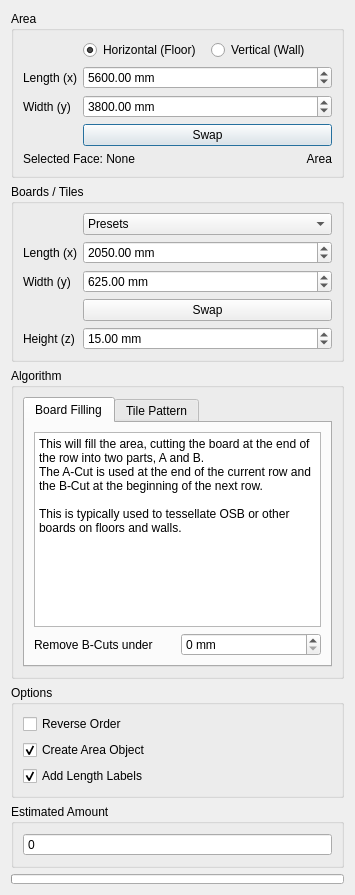
<?xml version="1.0" encoding="UTF-8"?>
<ui version="4.0">
 <class>Dialog</class>
 <widget class="QDialog" name="Dialog">
  <property name="geometry">
   <rect>
    <x>0</x>
    <y>0</y>
    <width>355</width>
    <height>895</height>
   </rect>
  </property>
  <property name="windowTitle">
   <string/>
  </property>
  <layout class="QVBoxLayout" name="verticalLayout_4">
   <item>
    <widget class="QGroupBox" name="groupBox">
     <property name="title">
      <string>Area</string>
     </property>
     <layout class="QVBoxLayout" name="verticalLayout_2">
      <item>
       <layout class="QFormLayout" name="formLayout">
        <item row="0" column="1">
         <layout class="QHBoxLayout" name="horizontalLayout_4">
          <item>
           <widget class="QRadioButton" name="RadioBtHorizontal">
            <property name="layoutDirection">
             <enum>Qt::LayoutDirection::LeftToRight</enum>
            </property>
            <property name="text">
             <string>Horizontal (Floor)</string>
            </property>
            <property name="checked">
             <bool>true</bool>
            </property>
           </widget>
          </item>
          <item>
           <widget class="QRadioButton" name="RadioBtVertical">
            <property name="layoutDirection">
             <enum>Qt::LayoutDirection::LeftToRight</enum>
            </property>
            <property name="text">
             <string>Vertical (Wall)</string>
            </property>
           </widget>
          </item>
         </layout>
        </item>
        <item row="1" column="0">
         <widget class="QLabel" name="areaLengthLabel">
          <property name="text">
           <string>Length (x)</string>
          </property>
         </widget>
        </item>
        <item row="1" column="1">
         <widget class="QDoubleSpinBox" name="AreaLength">
          <property name="toolTip">
           <string/>
          </property>
          <property name="suffix">
           <string> mm</string>
          </property>
          <property name="maximum">
           <double>999999.000000000000000</double>
          </property>
          <property name="value">
           <double>5600.000000000000000</double>
          </property>
         </widget>
        </item>
        <item row="2" column="0">
         <widget class="QLabel" name="AreaWidthLabel">
          <property name="text">
           <string>Width (y)</string>
          </property>
         </widget>
        </item>
        <item row="2" column="1">
         <widget class="QDoubleSpinBox" name="AreaWidth">
          <property name="toolTip">
           <string/>
          </property>
          <property name="suffix">
           <string> mm</string>
          </property>
          <property name="maximum">
           <double>999999.000000000000000</double>
          </property>
          <property name="value">
           <double>3800.000000000000000</double>
          </property>
         </widget>
        </item>
        <item row="3" column="1">
         <widget class="QPushButton" name="SwapAreaValues">
          <property name="toolTip">
           <string>Swapping values rotates the area by 90°</string>
          </property>
          <property name="text">
           <string>Swap</string>
          </property>
         </widget>
        </item>
       </layout>
      </item>
      <item>
       <layout class="QHBoxLayout" name="horizontalLayout_3">
        <item>
         <widget class="QLabel" name="LabelSelectedFace">
          <property name="text">
           <string>Selected Face: None</string>
          </property>
         </widget>
        </item>
        <item>
         <widget class="QLabel" name="LabelArea">
          <property name="text">
           <string>Area</string>
          </property>
          <property name="alignment">
           <set>Qt::AlignmentFlag::AlignRight|Qt::AlignmentFlag::AlignTrailing|Qt::AlignmentFlag::AlignVCenter</set>
          </property>
         </widget>
        </item>
       </layout>
      </item>
     </layout>
    </widget>
   </item>
   <item>
    <widget class="QGroupBox" name="groupBox_2">
     <property name="title">
      <string>Boards / Tiles</string>
     </property>
     <layout class="QVBoxLayout" name="verticalLayout_3">
      <item>
       <layout class="QFormLayout" name="formLayout_2">
        <item row="0" column="1">
         <widget class="QComboBox" name="PresetsComboBox">
          <item>
           <property name="text">
            <string>Presets</string>
           </property>
          </item>
         </widget>
        </item>
        <item row="1" column="0">
         <widget class="QLabel" name="boardLengthLabel">
          <property name="text">
           <string>Length (x)</string>
          </property>
         </widget>
        </item>
        <item row="1" column="1">
         <widget class="QDoubleSpinBox" name="BoardLength">
          <property name="toolTip">
           <string/>
          </property>
          <property name="suffix">
           <string> mm</string>
          </property>
          <property name="maximum">
           <double>999999.000000000000000</double>
          </property>
          <property name="value">
           <double>2050.000000000000000</double>
          </property>
         </widget>
        </item>
        <item row="2" column="0">
         <widget class="QLabel" name="BoardWidthLabel">
          <property name="text">
           <string>Width (y)</string>
          </property>
         </widget>
        </item>
        <item row="2" column="1">
         <widget class="QDoubleSpinBox" name="BoardWidth">
          <property name="toolTip">
           <string/>
          </property>
          <property name="suffix">
           <string> mm</string>
          </property>
          <property name="maximum">
           <double>999999.000000000000000</double>
          </property>
          <property name="value">
           <double>625.000000000000000</double>
          </property>
         </widget>
        </item>
        <item row="3" column="1">
         <widget class="QPushButton" name="SwapBoardValues">
          <property name="toolTip">
           <string>Swapping values rotates the board/tile by 90°</string>
          </property>
          <property name="text">
           <string>Swap</string>
          </property>
         </widget>
        </item>
        <item row="4" column="0">
         <widget class="QLabel" name="BoardHeightLabel">
          <property name="text">
           <string>Height (z)</string>
          </property>
         </widget>
        </item>
        <item row="4" column="1">
         <widget class="QDoubleSpinBox" name="BoardHeight">
          <property name="toolTip">
           <string/>
          </property>
          <property name="suffix">
           <string> mm</string>
          </property>
          <property name="maximum">
           <double>999999.000000000000000</double>
          </property>
          <property name="value">
           <double>15.000000000000000</double>
          </property>
         </widget>
        </item>
       </layout>
      </item>
     </layout>
    </widget>
   </item>
   <item>
    <widget class="QGroupBox" name="groupBox_5">
     <property name="title">
      <string>Algorithm</string>
     </property>
     <layout class="QVBoxLayout" name="verticalLayout_6">
      <item>
       <widget class="QTabWidget" name="TabWidgetAlgorithm">
        <property name="currentIndex">
         <number>0</number>
        </property>
        <property name="elideMode">
         <enum>Qt::TextElideMode::ElideNone</enum>
        </property>
        <property name="documentMode">
         <bool>false</bool>
        </property>
        <widget class="QWidget" name="tab_board_fill">
         <attribute name="title">
          <string>Board Filling</string>
         </attribute>
         <layout class="QVBoxLayout" name="verticalLayout_7">
          <item>
           <widget class="QPlainTextEdit" name="plainTextEdit_3">
            <property name="readOnly">
             <bool>true</bool>
            </property>
            <property name="plainText">
             <string>This will fill the area, cutting the board at the end of the row into two parts, A and B.
The A-Cut is used at the end of the current row and the B-Cut at the beginning of the next row.

This is typically used to tessellate OSB or other boards on floors and walls.</string>
            </property>
           </widget>
          </item>
          <item>
           <layout class="QHBoxLayout" name="horizontalLayout">
            <item>
             <widget class="QLabel" name="label">
              <property name="text">
               <string>Remove B-Cuts under</string>
              </property>
             </widget>
            </item>
            <item>
             <widget class="QSpinBox" name="RemoveBCuts">
              <property name="toolTip">
               <string>If not 0, this will throw away B-Cuts under the given size and take a new board for the next row</string>
              </property>
              <property name="suffix">
               <string> mm</string>
              </property>
              <property name="prefix">
               <string/>
              </property>
              <property name="maximum">
               <number>99999</number>
              </property>
             </widget>
            </item>
           </layout>
          </item>
         </layout>
        </widget>
        <widget class="QWidget" name="tab_pattern">
         <attribute name="title">
          <string>Tile Pattern</string>
         </attribute>
         <layout class="QVBoxLayout" name="verticalLayout_8">
          <item>
           <widget class="QPlainTextEdit" name="plainTextEdit_2">
            <property name="readOnly">
             <bool>true</bool>
            </property>
            <property name="plainText">
             <string>This will fill the area, using at the beginning of each row a specific tile length, given as a series of lengths (separated by commas). E.g: 300, 200, 100.

This is typically used to tessellate bricks on floors and walls. For a typical wall, use the length of the tile as the first value, then the half of it. E.g: 500, 250.</string>
            </property>
           </widget>
          </item>
          <item>
           <layout class="QHBoxLayout" name="horizontalLayout_2">
            <item>
             <widget class="QLabel" name="label_2">
              <property name="text">
               <string>Pattern Lengths (mm)</string>
              </property>
             </widget>
            </item>
            <item>
             <widget class="QLineEdit" name="LineEditPattern">
              <property name="minimumSize">
               <size>
                <width>0</width>
                <height>26</height>
               </size>
              </property>
              <property name="toolTip">
               <string>List of numerical lengths, separated by commas, to start rows with</string>
              </property>
              <property name="text">
               <string>500, 250</string>
              </property>
              <property name="placeholderText">
               <string/>
              </property>
             </widget>
            </item>
           </layout>
          </item>
         </layout>
        </widget>
       </widget>
      </item>
     </layout>
    </widget>
   </item>
   <item>
    <widget class="QGroupBox" name="groupBox_3">
     <property name="title">
      <string>Options</string>
     </property>
     <layout class="QVBoxLayout" name="verticalLayout">
      <item>
       <widget class="QCheckBox" name="ReverseOrder">
        <property name="toolTip">
         <string>Reverse board placement order
Can be useful for floors, but is not recommended for walls</string>
        </property>
        <property name="text">
         <string>Reverse Order</string>
        </property>
       </widget>
      </item>
      <item>
       <widget class="QCheckBox" name="CreateAreaObject">
        <property name="toolTip">
         <string>Create a dummy area object for comparison</string>
        </property>
        <property name="text">
         <string>Create Area Object</string>
        </property>
        <property name="checked">
         <bool>true</bool>
        </property>
       </widget>
      </item>
      <item>
       <widget class="QCheckBox" name="AddLabels">
        <property name="toolTip">
         <string>Add length labels for cutting</string>
        </property>
        <property name="text">
         <string>Add Length Labels</string>
        </property>
        <property name="checked">
         <bool>true</bool>
        </property>
       </widget>
      </item>
     </layout>
    </widget>
   </item>
   <item>
    <widget class="QGroupBox" name="groupBox_4">
     <property name="title">
      <string>Estimated Amount</string>
     </property>
     <layout class="QVBoxLayout" name="verticalLayout_5">
      <item>
       <widget class="QSpinBox" name="EstimatedAmount">
        <property name="toolTip">
         <string>Estimaetd amount of boards or tiles, depending on the algorithm selected</string>
        </property>
        <property name="readOnly">
         <bool>true</bool>
        </property>
        <property name="buttonSymbols">
         <enum>QAbstractSpinBox::ButtonSymbols::NoButtons</enum>
        </property>
        <property name="maximum">
         <number>9999</number>
        </property>
       </widget>
      </item>
     </layout>
    </widget>
   </item>
   <item>
    <widget class="QProgressBar" name="ProgressBar">
     <property name="maximumSize">
      <size>
       <width>16777215</width>
       <height>10</height>
      </size>
     </property>
     <property name="value">
      <number>0</number>
     </property>
     <property name="textVisible">
      <bool>false</bool>
     </property>
    </widget>
   </item>
  </layout>
 </widget>
 <resources/>
 <connections/>
</ui>
